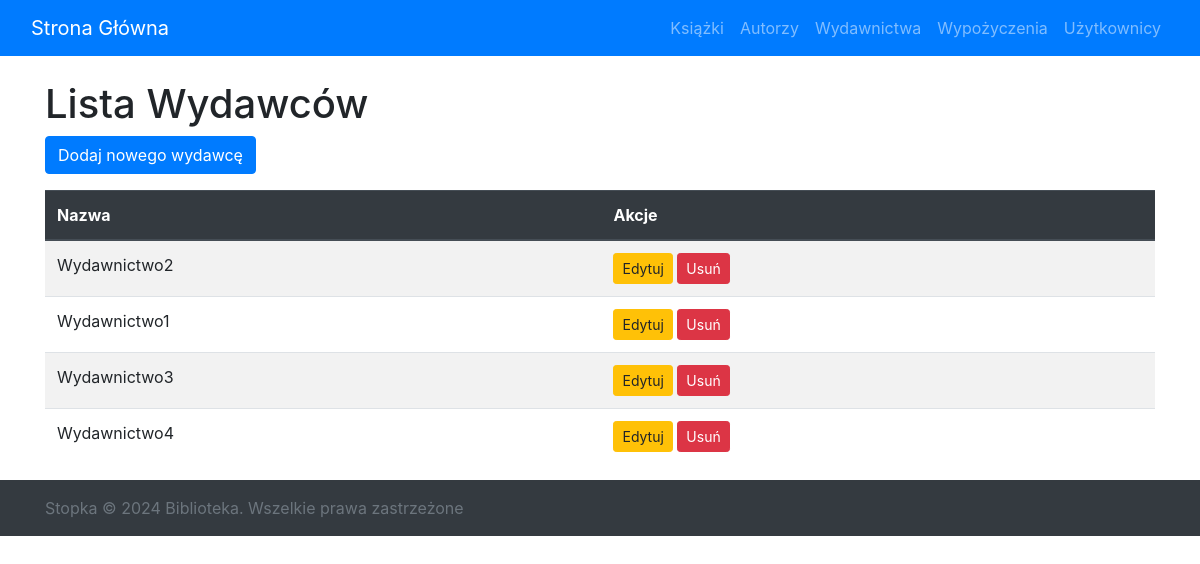
Page /publishers/ on the earlier database version.
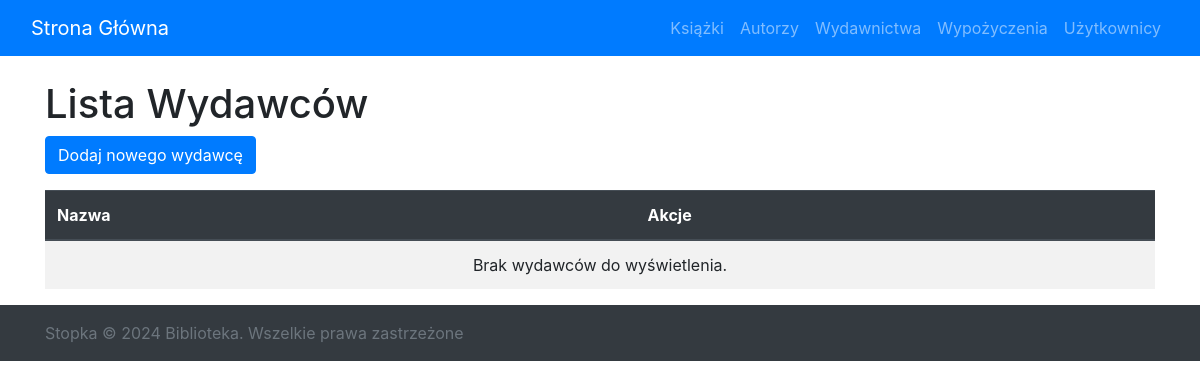
Same page on the later database version.
### library_app/models.py (models this page shows, shortened)
class Publisher(models.Model):
    name = models.CharField(max_length=100)

### library_app/views.py (the view)
# urls.py: path('publishers/', views.publisher_list, name='publisher-list'),
def publisher_list(request):
    publishers = Publisher.objects.all()
    return render(request, 'lists/publisher_list.html', {'publishers': publishers})

### library_app/templates/lists/publisher_list.html
{% extends 'library_app/base.html' %}
{% block content %}
<h1>Lista Wydawców</h1>
<a href="{% url 'publisher-create' %}" class="btn btn-primary mb-3">Dodaj nowego wydawcę</a>
<table class="table table-striped">
  <thead class="thead-dark">
    <tr>
      <th scope="col">Nazwa</th>
      <th scope="col">Akcje</th>
    </tr>
  </thead>
  <tbody>
    {% for publisher in publishers %}
      <tr>
        <td>{{ publisher.name }}</td>
        <td>
          <a href="{% url 'publisher-update' publisher.pk %}" class="btn btn-warning btn-sm">Edytuj</a>
          <a href="{% url 'publisher-delete' publisher.pk %}" class="btn btn-danger btn-sm">Usuń</a>
        </td>
      </tr>
    {% empty %}
      <tr>
        <td colspan="2" class="text-center">Brak wydawców do wyświetlenia.</td>
      </tr>
    {% endfor %}
  </tbody>
</table>
{% endblock %}

Differences in the rows shown:
removed Publisher: name "Wydawnictwo2"
removed Publisher: name "Wydawnictwo1"
removed Publisher: name "Wydawnictwo3"
removed Publisher: name "Wydawnictwo4"
Other differences:
text now shown: "Brak wydawców do wyświetlenia."
